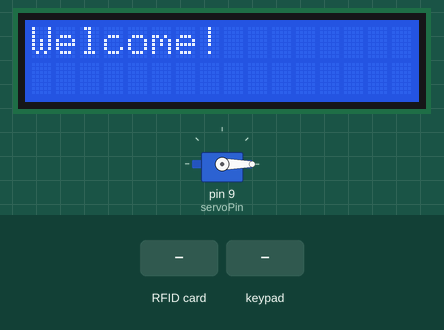
This sketch was run on a simulated Arduino Uno, built with avr-gcc and run on an emulated ATmega328P. On the bench: 16×2 character LCD, servo. The test bench sets the inputs (shaded band).

Above: at 1.2 s.
1.3 s: RFID card E1 2F 50 68 held to the reader
At 2.8 s:
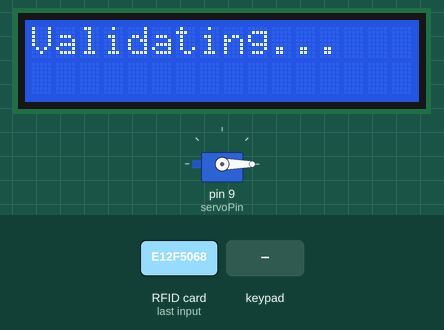
4.3 s: keypad keys 0 4 2 0 pressed 0.4 s apart
At 5.8 s:
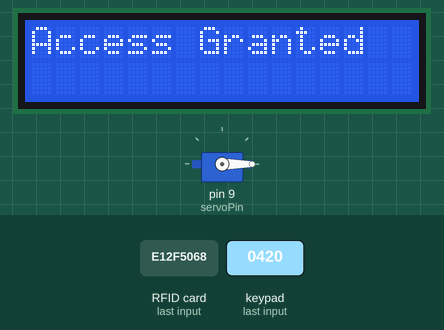
12.8 s: RFID card 5E 7A 19 C4 held to the reader
At 16.4 s:
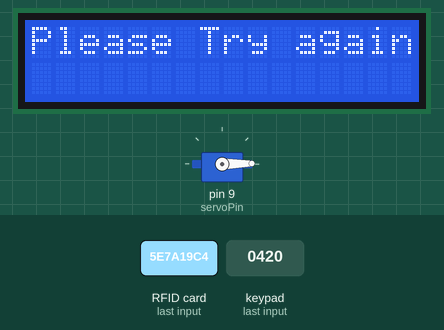
18.8 s: RFID card E1 2F 50 68 held to the reader
At 21.1 s:
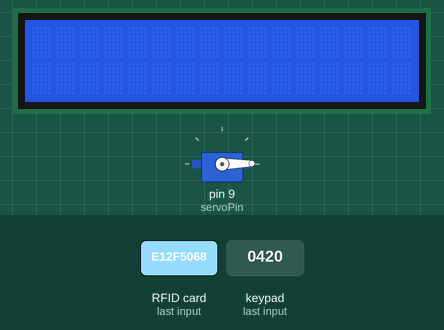
21.8 s: keypad keys 1 3 9 7 pressed 0.4 s apart
At 24.1 s:
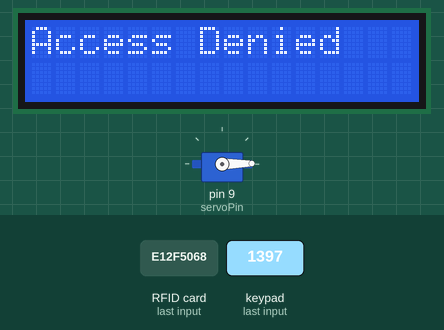
26.0 s: RFID card E1 2F 50 68 held to the reader
At 31.2 s:
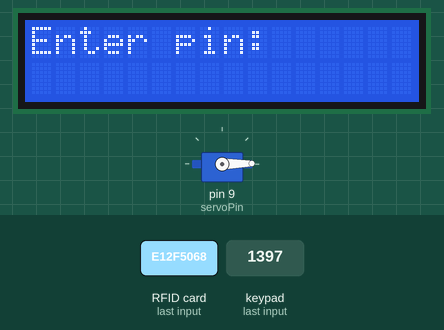
Timing chart, 0 to 31.5 s (numbered marks = the images above; inputs shaded):
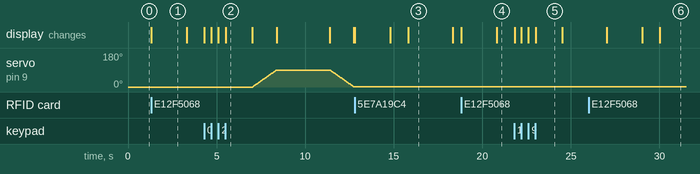

The sketch:

ControlledAccesMain.ino
```cpp
#include <Keypad.h>
#include <LiquidCrystal.h>
#include <Servo.h>
#include <SPI.h>
#include <Adafruit_PN532.h>

#define PN532_SS 10
// RFID
Adafruit_PN532 nfc(PN532_SS);
bool cardFound = false;
//UID: E1 2F 50 68
const uint8_t validUID[4] = { 0xE1, 0x2F, 0x50, 0x68 };  // Ejemplo de UID valido

// LiquidCrystal setup (Pins 2-7) -> Leaves 10, 11, 12, 13 FREE for RFID
const int rs = 6, en = 7, d4 = 5, d5 = 4, d6 = 3, d7 = 2;
LiquidCrystal lcd(rs, en, d4, d5, d6, d7);

// Numpad setup (Using Analog pins + digital 0 and 8)
const byte ROWS = 4;
const byte COLS = 4;

char keys[ROWS][COLS] = {
  { '1', '2', '3', 'A' },
  { '4', '5', '6', 'B' },
  { '7', '8', '9', 'C' },
  { '*', '0', '#', 'D' }
};

byte rowPins[ROWS] = { A0, A1, A2, A3 };
byte colPins[COLS] = { 0, 8, A4, A5 };  // Pin 0 and 8 used, 10-13 kept free!

Keypad customKeypad = Keypad(makeKeymap(keys), rowPins, colPins, ROWS, COLS);

// Servo motor on Pin 9 (Free)
Servo door_servo;
const int servoPin = 9;

// Inputs
char pinArray[5];
byte pinCount = 0;
const char setPin[5] = "0420";

void setup() {
  lcd.begin(16, 2);
  door_servo.attach(servoPin);
  door_servo.write(0);

  nfc.begin();
  uint32_t versiondata = nfc.getFirmwareVersion();
  if (!versiondata) {
    Serial.println("PN53x not found");
    while (1)
      ;
  }
  nfc.setPassiveActivationRetries(0xFF);
  nfc.SAMConfig();
}


//Pin logic
bool validatePin() {
  lcd.print("Enter pin:");
  do {
    char pinInput = customKeypad.getKey();
    if (pinInput) {
      pinArray[pinCount] = pinInput;
      lcd.print('*');
      pinCount++;
    }
  } while (pinCount < 4);

  pinArray[4] = '\0';

  lcd.clear();
  lcd.setCursor(0, 0);

  if (memcmp(pinArray, setPin, 4) == 0) {
    lcd.print("Access Granted");
    resetPinInput();
    return true;
  } else {
    lcd.print("Access Denied");
    resetPinInput();
    return false;
  }
}

void resetPinInput() {
  pinCount = 0;
  delay(1500);
  lcd.clear();
}

bool validateCard() {

  uint8_t uid[] = { 0, 0, 0, 0, 0, 0, 0 };
  uint8_t uidLength;

  do {
    bool success = nfc.readPassiveTargetID(
      PN532_MIFARE_ISO14443A,
      uid,
      &uidLength);

    if (success) {
      lcd.clear();
      lcd.print("Validating...");
      delay(2000);
      Serial.println("Tarjeta encontrada");
      Serial.print("UID: ");

      for (uint8_t i = 0; i < uidLength; i++) {
        if (uid[i] < 0x10) {
          Serial.print("0");
        }

        Serial.print(uid[i], HEX);
        Serial.print(" ");
      }
      cardFound = true;
    }

    lcd.clear();
    delay(1000);

  } while (!cardFound);

  if (isUIDEqual(uid, validUID, uidLength)) {
    return true;
  } else {
    return false;
  }

  lcd.clear();
}


bool isUIDEqual(uint8_t* arrayA, uint8_t* arrayB, uint8_t length) {
  for (uint8_t index = 0; index < length; index++) {
    if (arrayA[index] != arrayB[index]) return false;
  }
  return true;
}

void openDoor() {
  lcd.print("Opening door");
  for (int angle = 0; angle <= 90; angle += 1) {
    door_servo.write(angle);
    delay(15);
  }
  lcd.clear();
}

void closeDoor() {
  lcd.print("Closing door");
  for (int angle = 90; angle > 0; angle -= 1) {
    door_servo.write(angle);
    delay(15);
  }
  lcd.clear();
}

void cycleDoor() {
  openDoor();
  delay(3000);
  closeDoor();
}

void loop() {
  lcd.print("Welcome!");
  if (validateCard() && validatePin()) {
    cycleDoor();
  } else {
    lcd.print("Please Try again");
    delay(2500);
    lcd.clear();
  }
}
```

Measured:
- after the input at 1.3 s, the display: changes at once (image 1)
- after the input at 4.3 s, servo on pin 9 (servoPin): rises from 0° to 90° in 1.3 s, then falls to 1° in 4.4 s; the display: first changes at once (image 2 shows a later state)
- after the input at 12.8 s, the display: first changes at once (image 3 shows a later state)
- after the input at 18.8 s, the display: first changes at once (image 4 shows a later state)
- after the input at 21.8 s, the display: first changes at once (image 5 shows a later state)
- after the input at 26.0 s, the display: first differs from a run without the input after 1.0 s (image 6 shows a later state)
- what the display in image 1 shows lasts 2.0 s, from 1.3 s to 3.3 s
